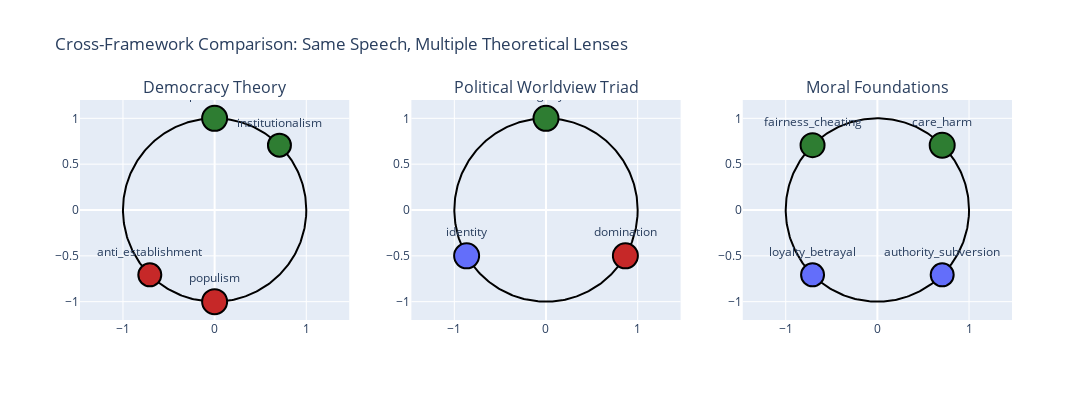

Notebook code cell kept with this figure:
### Code cell
# Create framework comparison matrix visualization
fig_comparison = advanced_viz.create_framework_comparison_matrix(
    frameworks=frameworks,
    corpus_analysis=corpus_analysis,
    title="Cross-Framework Comparison: Same Speech, Multiple Theoretical Lenses"
)

# Figure displays automatically - no need for explicit .show()

print("🎯 Framework comparison matrix demonstrates:")
print("  • Same discourse analyzed through 3 different theoretical frameworks")
print("  • Each framework reveals different aspects of the ideological structure")
print("  • Coordinate positions show how theoretical choice affects interpretation")
print("  • Framework Specification v3.2 enables true theoretical triangulation")

# Analyze cross-framework positioning
centroids = {}
for framework_name, framework_def in frameworks.items():
    if framework_name in corpus_analysis:
        scores = corpus_analysis[framework_name][0]['signature_scores']
        centroid = advanced_viz.calculate_centroid(framework_def['anchors'], scores)
        centroids[framework_name] = centroid

print(f"\n📊 Cross-Framework Centroid Analysis:")
for framework_name, centroid in centroids.items():
    distance = np.sqrt(centroid[0]**2 + centroid[1]**2)
    angle = np.degrees(np.arctan2(centroid[1], centroid[0]))
    print(f"  • {framework_name}: ({centroid[0]:.3f}, {centroid[1]:.3f}) - Distance: {distance:.3f}, Angle: {angle:.1f}°")

print(f"\n💡 Theoretical Insights:")
print("  • Democracy Theory: Progressive populist positioning")
print("  • Political Worldview: Strong dignity orientation with moderate identity")
print("  • Moral Foundations: High care/fairness, low loyalty/authority")
print("  • Each framework captures different but complementary aspects of the discourse")

### Figure 1 — Plotly figure (JSON) as saved in the notebook; plotly's stock layout.template omitted (floating-point values rounded to 4 significant figures; data arrays with more than 128 entries replaced by an {"elided": "..."} marker saying what was removed)
{"data": [{"line": {"color": "black", "width": 2}, "mode": "lines", "name": "Boundary", "showlegend": false, "type": "scatter", "x": {"elided": "361 float values"}, "xaxis": "x", "y": {"elided": "361 float values"}, "yaxis": "y"}, {"hovertemplate": "<b>pluralism</b><br>Angle: 90°<br>Weight: 1.0<br>Type: integrative<extra></extra>", "marker": {"color": "#2E7D32", "line": {"color": "black", "width": 2}, "size": 25, "symbol": "circle"}, "mode": "markers+text", "name": "pluralism", "text": ["pluralism"], "textposition": "top center", "type": "scatter", "x": [6.123e-17], "xaxis": "x", "y": [1], "yaxis": "y"}, {"hovertemplate": "<b>populism</b><br>Angle: 270°<br>Weight: 1.0<br>Type: disintegrative<extra></extra>", "marker": {"color": "#C62828", "line": {"color": "black", "width": 2}, "size": 25, "symbol": "circle"}, "mode": "markers+text", "name": "populism", "text": ["populism"], "textposition": "top center", "type": "scatter", "x": [-1.837e-16], "xaxis": "x", "y": [-1], "yaxis": "y"}, {"hovertemplate": "<b>institutionalism</b><br>Angle: 45°<br>Weight: 0.8<br>Type: integrative<extra></extra>", "marker": {"color": "#2E7D32", "line": {"color": "black", "width": 2}, "size": 23, "symbol": "circle"}, "mode": "markers+text", "name": "institutionalism", "text": ["institutionalism"], "textposition": "top center", "type": "scatter", "x": [0.7071], "xaxis": "x", "y": [0.7071], "yaxis": "y"}, {"hovertemplate": "<b>anti_establishment</b><br>Angle: 225°<br>Weight: 0.8<br>Type: disintegrative<extra></extra>", "marker": {"color": "#C62828", "line": {"color": "black", "width": 2}, "size": 23, "symbol": "circle"}, "mode": "markers+text", "name": "anti_establishment", "text": ["anti_establishment"], "textposition": "top center", "type": "scatter", "x": [-0.7071], "xaxis": "x", "y": [-0.7071], "yaxis": "y"}, {"line": {"color": "black", "width": 2}, "mode": "lines", "name": "Boundary", "showlegend": false, "type": "scatter", "x": {"elided": "361 float values"}, "xaxis": "x2", "y": {"elided": "361 float values"}, "yaxis": "y2"}, {"hovertemplate": "<b>dignity</b><br>Angle: 90°<br>Weight: 1.0<br>Type: integrative<extra></extra>", "marker": {"color": "#2E7D32", "line": {"color": "black", "width": 2}, "size": 25, "symbol": "circle"}, "mode": "markers+text", "name": "dignity", "text": ["dignity"], "textposition": "top center", "type": "scatter", "x": [6.123e-17], "xaxis": "x2", "y": [1], "yaxis": "y2"}, {"hovertemplate": "<b>identity</b><br>Angle: 210°<br>Weight: 1.0<br>Type: consolidative<extra></extra>", "marker": {"color": "#636EFA", "line": {"color": "black", "width": 2}, "size": 25, "symbol": "circle"}, "mode": "markers+text", "name": "identity", "text": ["identity"], "textposition": "top center", "type": "scatter", "x": [-0.866], "xaxis": "x2", "y": [-0.5], "yaxis": "y2"}, {"hovertemplate": "<b>domination</b><br>Angle: 330°<br>Weight: 1.0<br>Type: disintegrative<extra></extra>", "marker": {"color": "#C62828", "line": {"color": "black", "width": 2}, "size": 25, "symbol": "circle"}, "mode": "markers+text", "name": "domination", "text": ["domination"], "textposition": "top center", "type": "scatter", "x": [0.866], "xaxis": "x2", "y": [-0.5], "yaxis": "y2"}, {"line": {"color": "black", "width": 2}, "mode": "lines", "name": "Boundary", "showlegend": false, "type": "scatter", "x": {"elided": "361 float values"}, "xaxis": "x3", "y": {"elided": "361 float values"}, "yaxis": "y3"}, {"hovertemplate": "<b>care_harm</b><br>Angle: 45°<br>Weight: 1.0<br>Type: integrative<extra></extra>", "marker": {"color": "#2E7D32", "line": {"color": "black", "width": 2}, "size": 25, "symbol": "circle"}, "mode": "markers+text", "name": "care_harm", "text": ["care_harm"], "textposition": "top center", "type": "scatter", "x": [0.7071], "xaxis": "x3", "y": [0.7071], "yaxis": "y3"}, {"hovertemplate": "<b>fairness_cheating</b><br>Angle: 135°<br>Weight: 0.9<br>Type: integrative<extra></extra>", "marker": {"color": "#2E7D32", "line": {"color": "black", "width": 2}, "size": 24, "symbol": "circle"}, "mode": "markers+text", "name": "fairness_cheating", "text": ["fairness_cheating"], "textposition": "top center", "type": "scatter", "x": [-0.7071], "xaxis": "x3", "y": [0.7071], "yaxis": "y3"}, {"hovertemplate": "<b>loyalty_betrayal</b><br>Angle: 225°<br>Weight: 0.8<br>Type: consolidative<extra></extra>", "marker": {"color": "#636EFA", "line": {"color": "black", "width": 2}, "size": 23, "symbol": "circle"}, "mode": "markers+text", "name": "loyalty_betrayal", "text": ["loyalty_betrayal"], "textposition": "top center", "type": "scatter", "x": [-0.7071], "xaxis": "x3", "y": [-0.7071], "yaxis": "y3"}, {"hovertemplate": "<b>authority_subversion</b><br>Angle: 315°<br>Weight: 0.8<br>Type: consolidative<extra></extra>", "marker": {"color": "#636EFA", "line": {"color": "black", "width": 2}, "size": 23, "symbol": "circle"}, "mode": "markers+text", "name": "authority_subversion", "text": ["authority_subversion"], "textposition": "top center", "type": "scatter", "x": [0.7071], "xaxis": "x3", "y": [-0.7071], "yaxis": "y3"}], "layout": {"annotations": [{"font": {"size": 16}, "showarrow": false, "text": "Democracy Theory", "x": 0.1444, "xanchor": "center", "xref": "paper", "y": 1, "yanchor": "bottom", "yref": "paper"}, {"font": {"size": 16}, "showarrow": false, "text": "Political Worldview Triad", "x": 0.5, "xanchor": "center", "xref": "paper", "y": 1, "yanchor": "bottom", "yref": "paper"}, {"font": {"size": 16}, "showarrow": false, "text": "Moral Foundations", "x": 0.8556, "xanchor": "center", "xref": "paper", "y": 1, "yanchor": "bottom", "yref": "paper"}], "height": 400, "showlegend": false, "title": {"text": "Cross-Framework Comparison: Same Speech, Multiple Theoretical Lenses"}, "width": 1200, "xaxis": {"anchor": "y", "domain": [0, 0.2889], "range": [-1.2, 1.2], "scaleanchor": "y", "scaleratio": 1}, "xaxis2": {"anchor": "y2", "domain": [0.3556, 0.6444], "range": [-1.2, 1.2], "scaleanchor": "y", "scaleratio": 1}, "xaxis3": {"anchor": "y3", "domain": [0.7111, 1], "range": [-1.2, 1.2], "scaleanchor": "y", "scaleratio": 1}, "yaxis": {"anchor": "x", "domain": [0, 1], "range": [-1.2, 1.2]}, "yaxis2": {"anchor": "x2", "domain": [0, 1], "range": [-1.2, 1.2]}, "yaxis3": {"anchor": "x3", "domain": [0, 1], "range": [-1.2, 1.2]}}}
